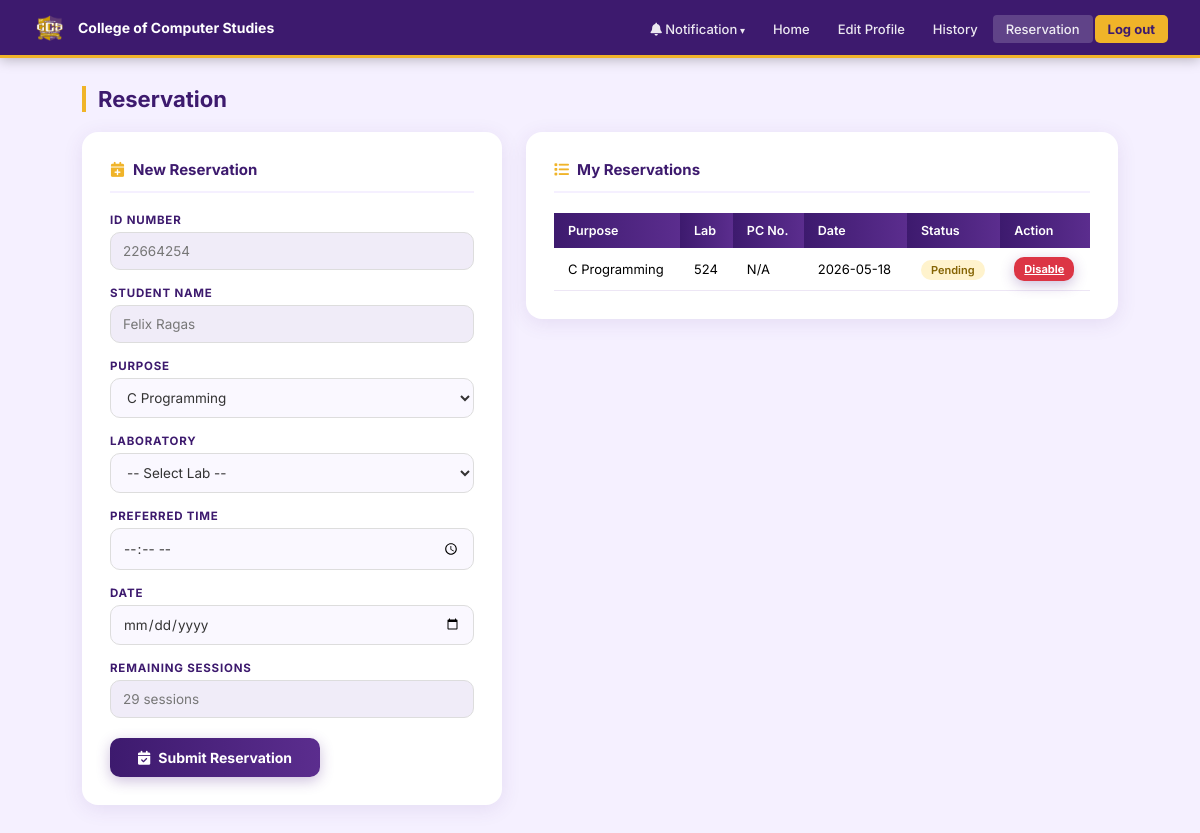
/Student/reservation.php (signed in), run on an earlier commit of the app's database.
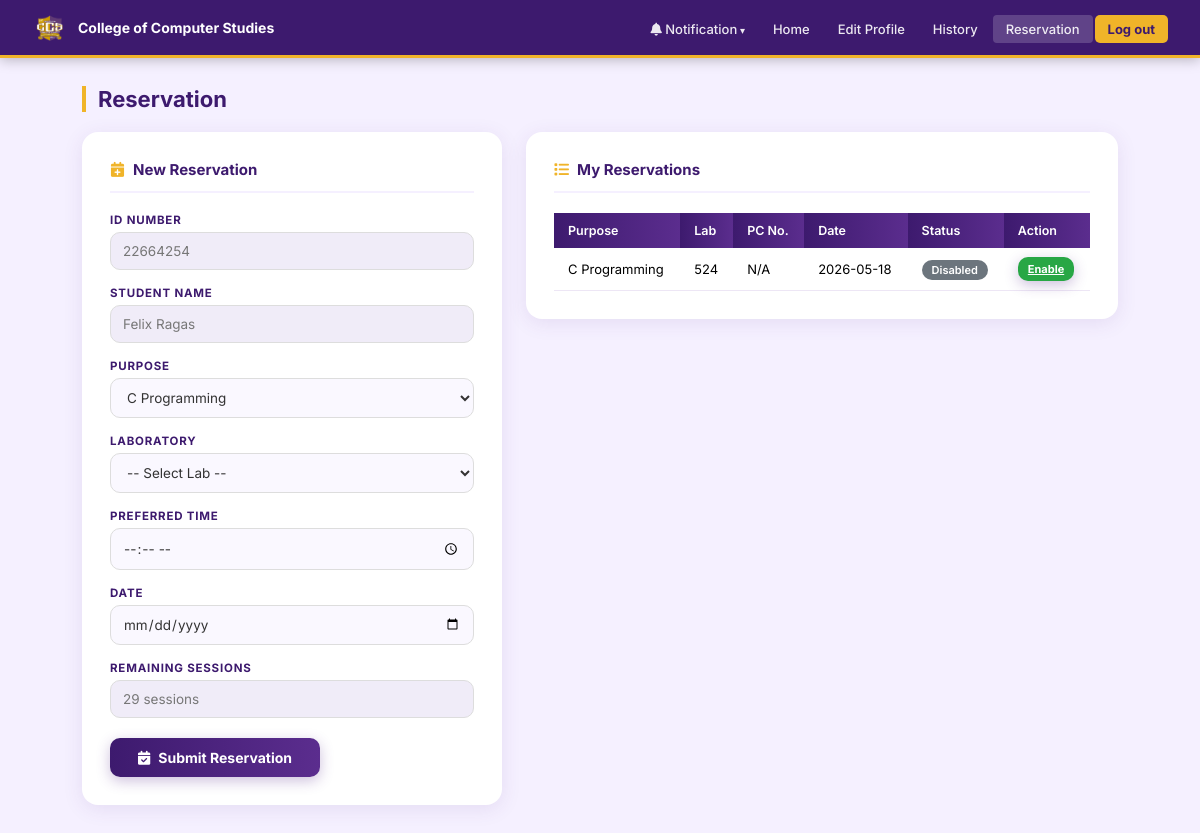
And on a later commit of the database.
### tables this page shows
CREATE TABLE `students` (
  `id` int(11) NOT NULL AUTO_INCREMENT,
  `id_number` varchar(50) NOT NULL,
  `lname` varchar(100) NOT NULL,
  `fname` varchar(100) NOT NULL,
  `mname` varchar(100) DEFAULT NULL,
  `course_lvl` varchar(50) NOT NULL,
  `password` varchar(255) NOT NULL,
  `email` varchar(100) NOT NULL,
  `course` varchar(100) NOT NULL,
  `address` text DEFAULT NULL,
  `remaining_session` int(11) DEFAULT 30,
  `photo` varchar(255) DEFAULT NULL,
  PRIMARY KEY (`id`),
  UNIQUE KEY `id_number` (`id_number`),
  UNIQUE KEY `email` (`email`)
);

CREATE TABLE `reservations` (
  `id` int(11) NOT NULL AUTO_INCREMENT,
  `id_number` varchar(50) NOT NULL,
  `student_name` varchar(150) NOT NULL,
  `purpose` text NOT NULL,
  `lab` varchar(50) NOT NULL,
  `pc_no` varchar(50) DEFAULT 'N/A',
  `reserved_date` date NOT NULL,
  `created_at` datetime DEFAULT current_timestamp(),
  `status` varchar(50) DEFAULT 'Pending',
  PRIMARY KEY (`id`)
);

### Student/reservation.php (the view, shortened to what this page needs)
<?php
require_once '../db.php';
$stmt = $pdo->prepare("SELECT * FROM students WHERE id_number = ?");
$stmt->execute([$_SESSION['user']]);
$student = $stmt->fetch();
$myReservations = $pdo->prepare("SELECT * FROM reservations WHERE id_number = ? ORDER BY created_at DESC");
$myReservations->execute([$_SESSION['user']]);
$reservations = $myReservations->fetchAll();
?>
<!DOCTYPE html>
<html lang="en">
<head>
    <link rel="stylesheet" href="https://cdnjs.cloudflare.com/ajax/libs/font-awesome/6.4.0/css/all.min.css">
</head>
<body>
<nav class="navbar">
    <a href="../dashboard.php" class="navbar-brand">
        <img src="../logos.png" alt="CCS">
        College of Computer Studies
    </a>
    <ul class="nav-links">
        <li class="dropdown"><a class="dropdown-toggle"><i class="fas fa-bell"></i> Notification</a>
        </li>
        <li><a href="../dashboard.php">Home</a></li>
        <li><a href="edit_profile.php">Edit Profile</a></li>
        <li><a href="history.php">History</a></li>
        <li><a href="reservation.php" class="active">Reservation</a></li>
        <li><a href="../logout.php" class="btn-logout-nav">Log out</a></li>
    </ul>
</nav>
<div class="page-content">
    <div class="page-title">Reservation</div>
    <div class="two-col">
        <div class="card">
            <div class="card-header"><i class="fas fa-calendar-plus"></i> New Reservation</div>
            <form method="POST">
                <div class="field-group">
                    <label>ID Number</label>
                    <input type="text" value="<?=htmlspecialchars($student['id_number'])?>" readonly>
                </div>
                <div class="field-group">
                    <label>Student Name</label>
                    <input type="text" value="<?=htmlspecialchars($student['fname'].' '.$student['lname'])?>" readonly>
                </div>
                <div class="field-group">
                    <label>Purpose</label>
                    <select name="purpose">
                        <option>C Programming</option>
                    </select>
                </div>
                <div class="field-group">
                    <label>Laboratory</label>
                    <select name="lab" id="labSelect" required onchange="loadPCs()">
                        <option value="">-- Select Lab --</option>
                    </select>
                </div>
                <div class="field-group">
                    <label>Preferred Time</label>
                    <input type="time" name="time_in">
                </div>
                <div class="field-group">
                    <label>Date</label>
                    <input type="date" name="date" min="<?=date('Y-m-d')?>">
                </div>
                <div class="field-group">
                    <label>Remaining Sessions</label>
                    <input type="text" value="<?=htmlspecialchars($student['remaining_session'])?> sessions" readonly>
                </div>
                <button type="submit" name="reserve" class="btn-reserve" id="submitBtn" disabled><i class="fas fa-calendar-check"></i> Submit Reservation</button>
            </form>
        </div>
        <div class="card">
            <div class="card-header"><i class="fas fa-list"></i> My Reservations</div>
            <?php if(empty($reservations)): ?>
                <p style="color:#999;font-size:13px;text-align:center;padding:20px">No reservations yet.</p>
            <?php else: ?>
            <table class="res-table">
                <thead>
                    <tr>
                        <th>Purpose</th>
                        <th>Lab</th>
                        <th>PC No.</th>
                        <th>Date</th>
                        <th>Status</th>
                        <th>Action</th>
                    </tr>
                </thead>
                <tbody>
                <?php foreach($reservations as $r): ?>
                <tr>
                    <td><?=htmlspecialchars($r['purpose'])?></td>
                    <td><?=htmlspecialchars($r['lab'])?></td>
                    <td><?=htmlspecialchars($r['pc_no'] ?? 'N/A')?></td>
                    <td><?=htmlspecialchars($r['reserved_date'])?></td>
                    <td>
                        <span class="badge badge-<?=strtolower($r['status'])?>" <?= $r['status']==='Disabled' ? 'style="background:#6c757d;color:#fff"' : '' ?>>
                            <?=$r['status']?>
                        </span>
                    </td>
                    <td>
                        <?php if($r['status'] === 'Pending'): ?>
                            <a href="?action=disable&id=<?=$r['id']?>" class="btn-reserve" style="padding:5px 10px;font-size:11px;background:#dc3545;margin:0" onclick="return confirm('Disable this reservation?')">Disable</a>
                        <?php elseif($r['status'] === 'Disabled'): ?>
                            <a href="?action=enable&id=<?=$r['id']?>" class="btn-reserve" style="padding:5px 10px;font-size:11px;background:#28a745;margin:0" onclick="return confirm('Enable this reservation?')">Enable</a>
                        <?php else: ?>
                            <span style="color:#999;font-size:11px">--</span>
                        <?php endif; ?>
                    </td>
                </tr>
                <?php endforeach; ?>
                </tbody>
            </table>
            <?php endif; ?>
        </div>
    </div>
</div>
</body>
</html>

### Student/reservation.php (style rules this page uses)
* { margin:0;padding:0;box-sizing:border-box }
:root { --purple:#5B2D8E;--pdark:#3D1A6E;--plight:#7B4BB8;--gold:#F0B429;--gdark:#C88F0A;--bg:#f5f0ff }
body { font-family:'Inter',sans-serif;background:var(--bg);min-height:100vh }
.navbar { background:var(--pdark);padding:0 32px;height:58px;display:flex;align-items:center;justify-content:space-between;border-bottom:3px solid var(--gold);box-shadow:0 2px 12px rgba(0,0,0,0.25) }
.navbar-brand { color:#fff;font-size:14px;font-weight:700;text-decoration:none;display:flex;align-items:center;gap:10px }
.navbar-brand img { width:36px;height:36px;object-fit:contain;border-radius:50% }
.nav-links { display:flex;align-items:center;gap:2px;list-style:none }
.nav-links a { color:rgba(255,255,255,0.9);text-decoration:none;font-size:13px;font-weight:500;padding:6px 13px;border-radius:4px;transition:background 0.2s }
.nav-links a:hover,.nav-links a.active { background:rgba(255,255,255,0.18) }
.btn-logout-nav { background:var(--gold)!important;color:var(--pdark)!important;font-weight:700!important;border-radius:5px!important }
.dropdown { position:relative }
.dropdown-toggle { cursor:pointer }
.dropdown-toggle::after { content:' ▾';font-size:10px }
.page-content { padding:28px 32px;max-width:1100px;margin:0 auto }
.page-title { font-size:22px;font-weight:700;color:var(--pdark);margin-bottom:20px;border-left:4px solid var(--gold);padding-left:12px }
.two-col { display:grid;grid-template-columns:420px 1fr;gap:24px;align-items:start }
.card { background:#fff;border-radius:16px;padding:28px;box-shadow:0 4px 20px rgba(91,45,142,0.10);margin-bottom:24px }
.card-header { font-size:15px;font-weight:700;color:var(--pdark);margin-bottom:20px;display:flex;align-items:center;gap:8px;border-bottom:2px solid var(--bg);padding-bottom:12px }
.card-header i { color:var(--gold) }
.field-group { margin-bottom:16px }
.field-group label { display:block;font-size:11.5px;font-weight:700;color:var(--pdark);letter-spacing:0.8px;text-transform:uppercase;margin-bottom:5px }
.field-group input,.field-group select { width:100%;padding:10px 12px;border:1.5px solid #ddd;border-radius:10px;font-size:13.5px;font-family:'Inter',sans-serif;color:#333;outline:none;transition:border-color 0.2s,box-shadow 0.2s;background:#faf8ff }
.field-group input[readonly] { background:#f0ecf8;color:#777;cursor:not-allowed }
.btn-reserve { display:inline-flex;align-items:center;gap:8px;background:linear-gradient(90deg,var(--pdark),var(--purple));color:#fff;font-size:14px;font-weight:700;padding:11px 28px;border-radius:10px;border:none;cursor:pointer;font-family:'Inter',sans-serif;margin-top:4px;transition:all 0.2s;box-shadow:0 4px 14px rgba(91,45,142,0.3) }
.res-table { width:100%;border-collapse:collapse }
.res-table thead th { background:linear-gradient(90deg,var(--pdark),var(--purple));color:#fff;padding:10px 14px;font-size:12.5px;font-weight:600;text-align:left }
.res-table tbody td { padding:9px 14px;font-size:13px;border-bottom:1px solid #ede6f5 }
.badge { padding:3px 10px;border-radius:20px;font-size:11px;font-weight:600 }
.badge-pending { background:#fff3cd;color:#856404 }

What changed in the data, as far as the page shows it:
changed reservations "C Programming": status "Pending" → "Disabled"; status "Disable" → "Enable"
